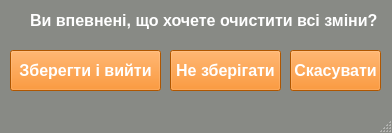
<?xml version="1.0" encoding="UTF-8"?>
<ui version="4.0">
 <class>MainWindow</class>
 <widget class="QMainWindow" name="MainWindow">
  <property name="geometry">
   <rect>
    <x>0</x>
    <y>0</y>
    <width>392</width>
    <height>133</height>
   </rect>
  </property>
  <property name="minimumSize">
   <size>
    <width>392</width>
    <height>133</height>
   </size>
  </property>
  <property name="maximumSize">
   <size>
    <width>392</width>
    <height>133</height>
   </size>
  </property>
  <property name="windowTitle">
   <string>Ви впевнені</string>
  </property>
  <property name="styleSheet">
   <string notr="true">.QPushButton {
	font-weight: bold;
	font-size: 16px;
	color: white;
	background-color: rgb(245, 121, 0);

}

.QLabel {
	font-weight: bold;
	font-size: 16px;
	color: white;
}

.QSpinBox {
	font-weight: bold;
	font-size: 18px;
	color: white;
	background-color: rgb(136, 138, 133);

}

.QLineEdit {
	font-weight: bold;
	font-size: 16px;
	color: white;
	background-color: rgb(136, 138, 133);
}

.QTextEdit {
	font-weight: bold;
	font-size: 18px;
	background-color: rgb(85, 87, 83);
}

.QRadioButton {
	font-weight:bold;
	font-size: 18px;
	color: white;
}

.QMainWindow {
	background-color: rgb(136, 138, 133);
}

.QFrame {
	background-color: rgb(85, 87, 83);
}

.QProgressBar {
	box-shadow: 0 2px 5px rgba(0, 0, 0, 0.25) inset;
	background-color: rgb(136, 138, 133);
}

.QProgressBar::chunk {
	background-color: qlineargradient(spread:pad, x1:0, y1:0, x2:1, y2:1, stop:0.00490196 rgba(114, 200, 30, 255), stop:1 rgba(43, 89, 0, 255));
}</string>
  </property>
  <widget class="QWidget" name="centralwidget">
   <widget class="QLabel" name="label">
    <property name="geometry">
     <rect>
      <x>30</x>
      <y>10</y>
      <width>371</width>
      <height>20</height>
     </rect>
    </property>
    <property name="text">
     <string>Ви впевнені, що хочете очистити всі зміни?</string>
    </property>
   </widget>
   <widget class="QPushButton" name="pushButton">
    <property name="geometry">
     <rect>
      <x>170</x>
      <y>50</y>
      <width>111</width>
      <height>41</height>
     </rect>
    </property>
    <property name="text">
     <string>Не зберігати</string>
    </property>
   </widget>
   <widget class="QPushButton" name="pushButton_2">
    <property name="geometry">
     <rect>
      <x>10</x>
      <y>50</y>
      <width>151</width>
      <height>41</height>
     </rect>
    </property>
    <property name="text">
     <string>Зберегти і вийти</string>
    </property>
   </widget>
   <widget class="QPushButton" name="pushButton_3">
    <property name="geometry">
     <rect>
      <x>290</x>
      <y>50</y>
      <width>91</width>
      <height>41</height>
     </rect>
    </property>
    <property name="text">
     <string>Скасувати</string>
    </property>
   </widget>
  </widget>
  <widget class="QMenuBar" name="menubar">
   <property name="geometry">
    <rect>
     <x>0</x>
     <y>0</y>
     <width>392</width>
     <height>22</height>
    </rect>
   </property>
  </widget>
  <widget class="QStatusBar" name="statusbar"/>
 </widget>
 <resources/>
 <connections/>
</ui>
